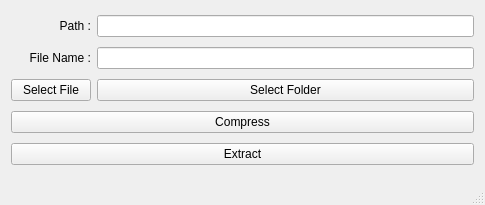
<?xml version="1.0" encoding="UTF-8"?>
<ui version="4.0">
 <class>MainWindow</class>
 <widget class="QMainWindow" name="MainWindow">
  <property name="geometry">
   <rect>
    <x>0</x>
    <y>0</y>
    <width>485</width>
    <height>205</height>
   </rect>
  </property>
  <property name="windowTitle">
   <string>Fcompressor</string>
  </property>
  <widget class="QWidget" name="centralWidget">
   <layout class="QGridLayout" name="gridLayout">
    <item row="1" column="0">
     <widget class="QLabel" name="label">
      <property name="text">
       <string>Path :</string>
      </property>
      <property name="alignment">
       <set>Qt::AlignRight|Qt::AlignTrailing|Qt::AlignVCenter</set>
      </property>
     </widget>
    </item>
    <item row="3" column="0">
     <widget class="QPushButton" name="btnSelectFile">
      <property name="text">
       <string>Select File</string>
      </property>
     </widget>
    </item>
    <item row="5" column="0" colspan="2">
     <widget class="QPushButton" name="btnCompress">
      <property name="text">
       <string>Compress</string>
      </property>
     </widget>
    </item>
    <item row="6" column="0" colspan="2">
     <widget class="QPushButton" name="btnExtract">
      <property name="text">
       <string>Extract</string>
      </property>
     </widget>
    </item>
    <item row="3" column="1">
     <widget class="QPushButton" name="btnSelectFolder">
      <property name="text">
       <string>Select Folder</string>
      </property>
     </widget>
    </item>
    <item row="1" column="1">
     <widget class="QLineEdit" name="lneSelectedFolder">
      <property name="text">
       <string/>
      </property>
     </widget>
    </item>
    <item row="2" column="0">
     <widget class="QLabel" name="label_2">
      <property name="text">
       <string>File Name :</string>
      </property>
      <property name="alignment">
       <set>Qt::AlignRight|Qt::AlignTrailing|Qt::AlignVCenter</set>
      </property>
     </widget>
    </item>
    <item row="2" column="1">
     <widget class="QLineEdit" name="lneFileName"/>
    </item>
   </layout>
  </widget>
  <widget class="QStatusBar" name="statusBar"/>
 </widget>
 <layoutdefault spacing="6" margin="11"/>
 <resources/>
 <connections/>
</ui>
